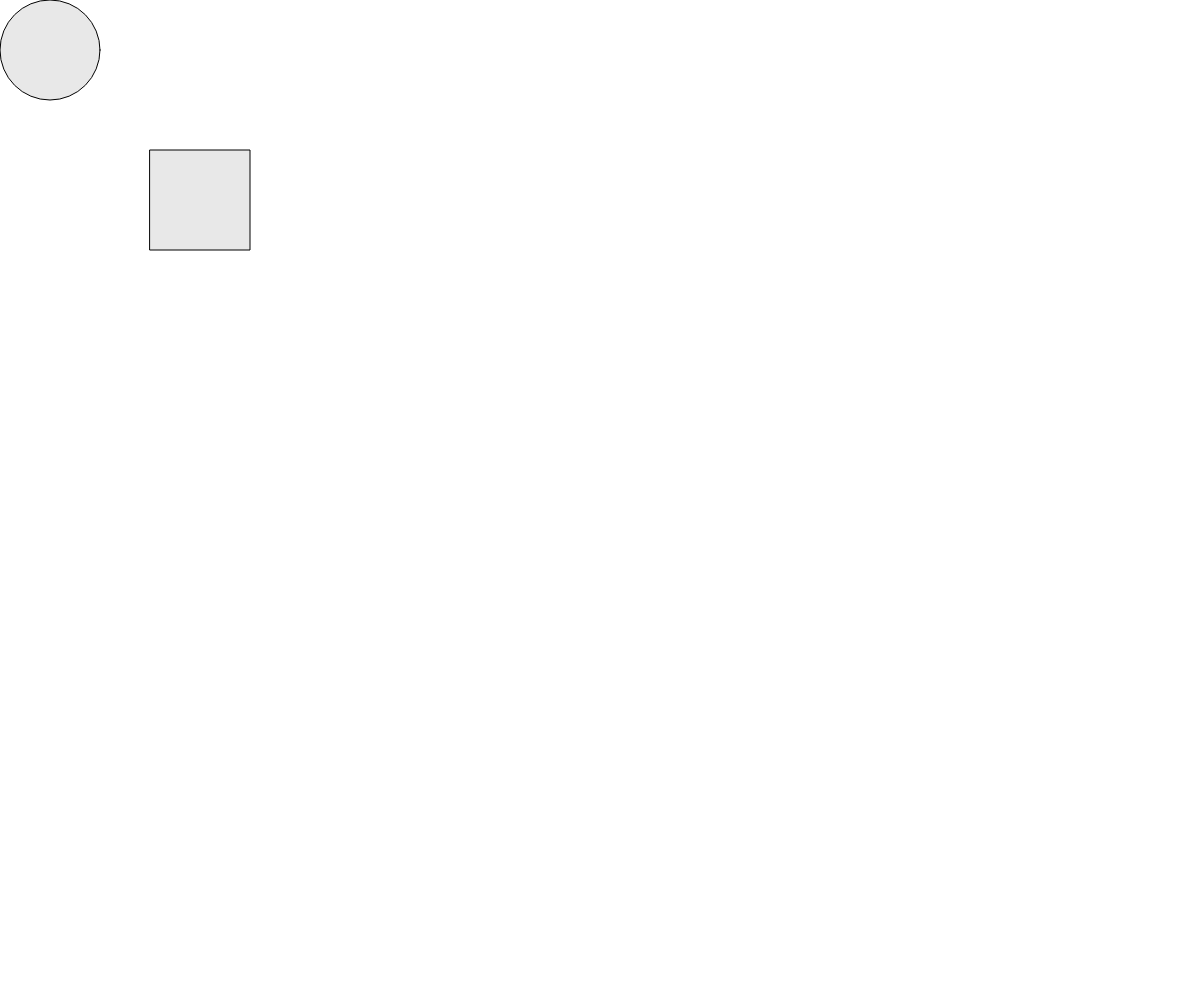
Frame 1 (no input)
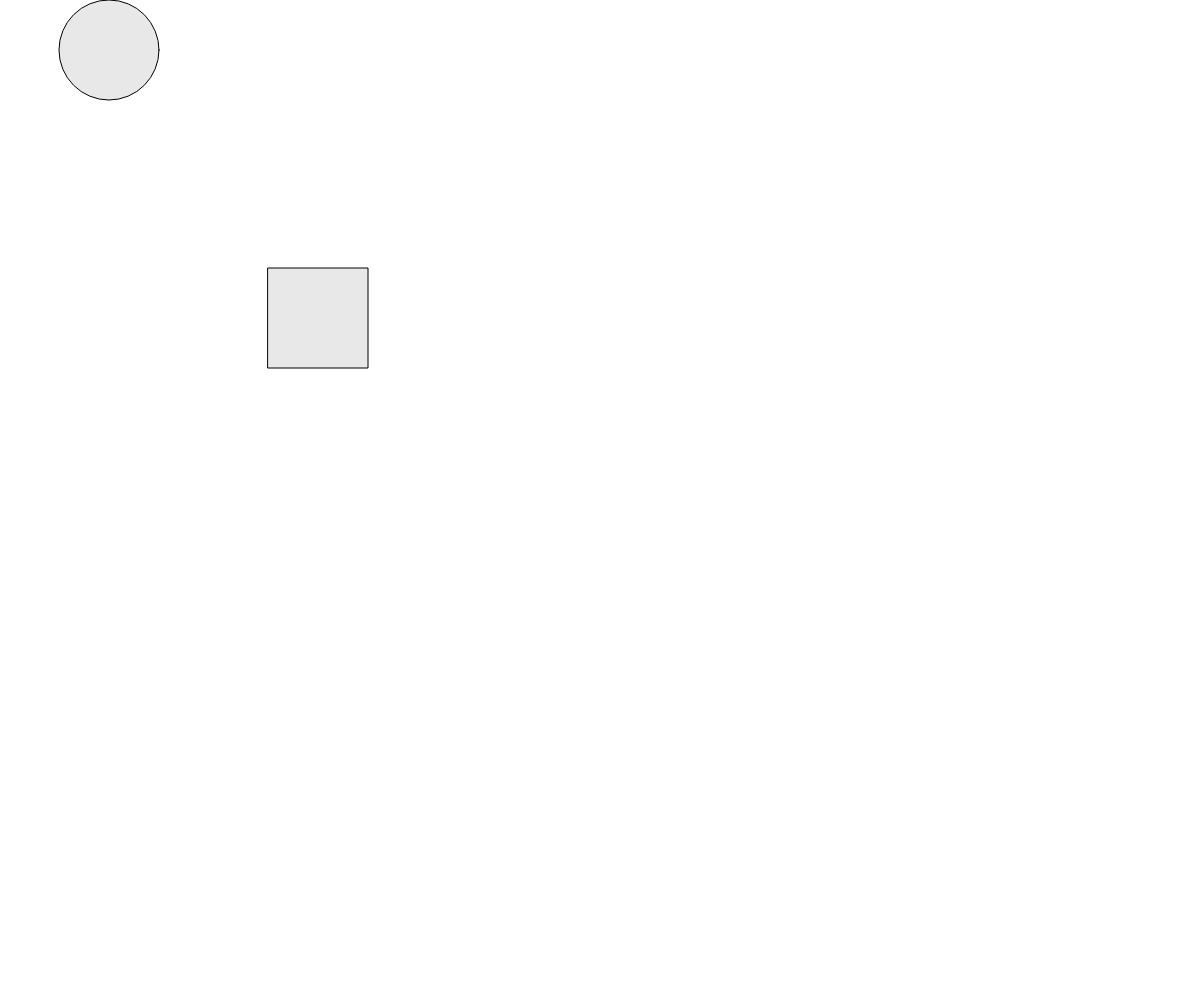
Frame 60 (no input)
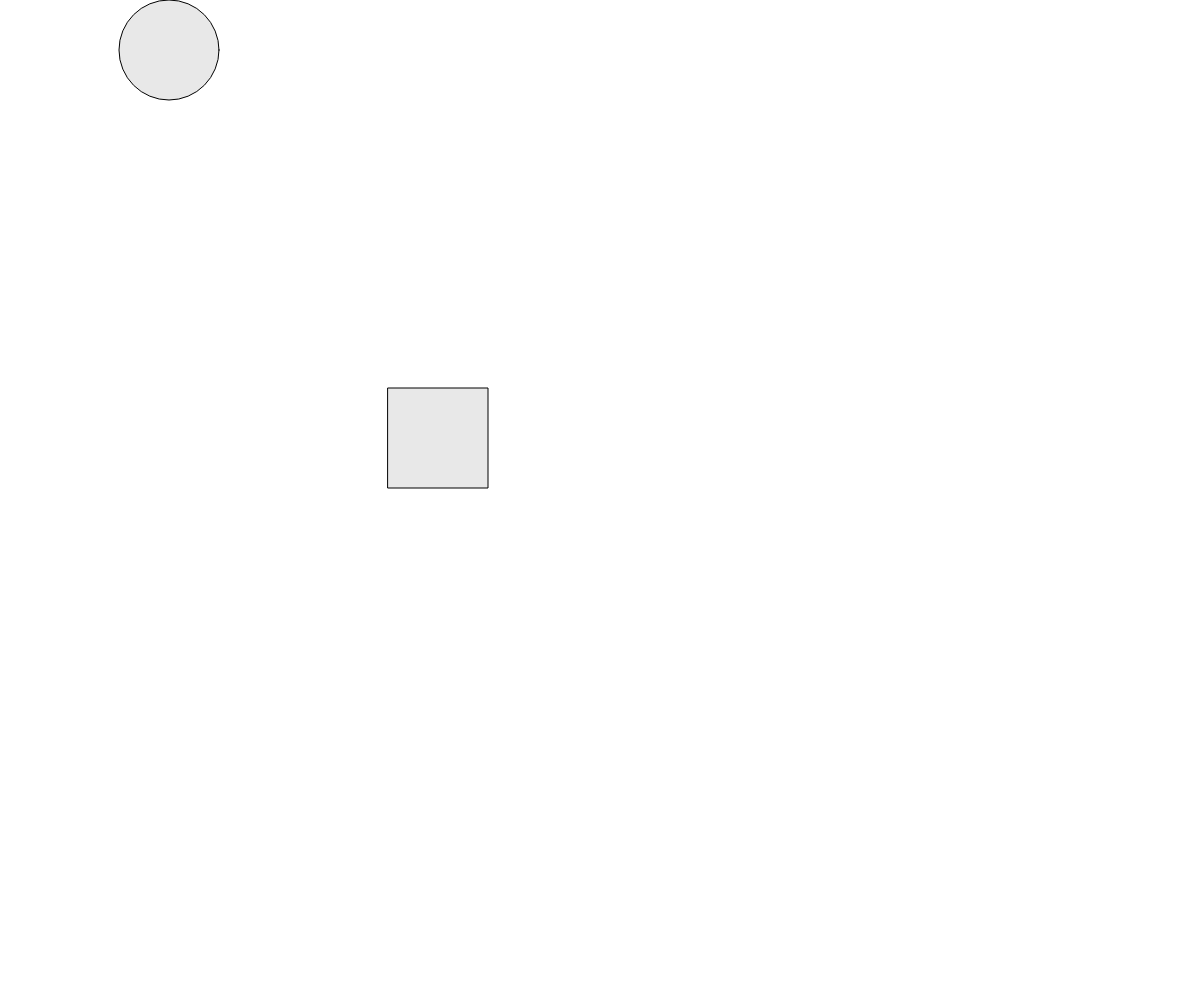
Frame 120 (the mouse pressed at the canvas centre since frame 60)

The p5.js sketch that drew these frames (run headless with seeded random() and noise() and a simulated clock; from frame 60 on, the mouse is pressed at the canvas centre):

// p5.js sketch
// ── sketch.js
// USEFUL FUNCTIONS

function getRandomInt(min, max) {
  min = Math.ceil(min);
  max = Math.floor(max);
  return Math.floor(Math.random() * (max - min + 1)) + min;
}

function bounceCheck() {
  console.log(rectX);
  console.log(rectY);
  if (rectX + rectXSize >= CANVAS_WIDTH)
    rectXVelocity = 0 - rectXVelocity;
  if (rectY + rectYSize >= CANVAS_HEIGHT)
    rectYVelocity = 0 - rectYVelocity;
  if (rectX <= 0)
    rectXVelocity = 0 - rectXVelocity;
  if (rectY <= 0)
    rectYVelocity = 0 - rectYVelocity;
}

// VARIABLES

// Constants

const CANVAS_WIDTH = window.innerWidth;
const CANVAS_HEIGHT = window.innerHeight;

// Non-constants

let colour;

let circleX = 50;
let circleY = 50;
let circleXVelocity = 1;
let circleYVelocity = 1;

let rectX = 150;
let rectY = 150;
let rectXSize = 100;
let rectYSize = 100;
let rectXVelocity = 2;
let rectYVelocity = 2;

// SETUP AND DRAW

function setup() {
  // create a canvas
  createCanvas(CANVAS_WIDTH, CANVAS_HEIGHT);

  colour = getRandomInt(0, 256);
}

function draw() {
  // colour the background black
  background(255);
  // select white as a colour
  fill(colour);
  // draw a rectangle
  rect(rectX, rectY, rectXSize, rectYSize);
  // draw a circle
  circle(circleX, circleY, 100);


  // check if it's touching the walls
  bounceCheck();

  // change the circle's X position
  circleX += circleXVelocity;

  // change the rectangle's X and Y position
  rectX += rectXVelocity;
  rectY += rectYVelocity;


}
